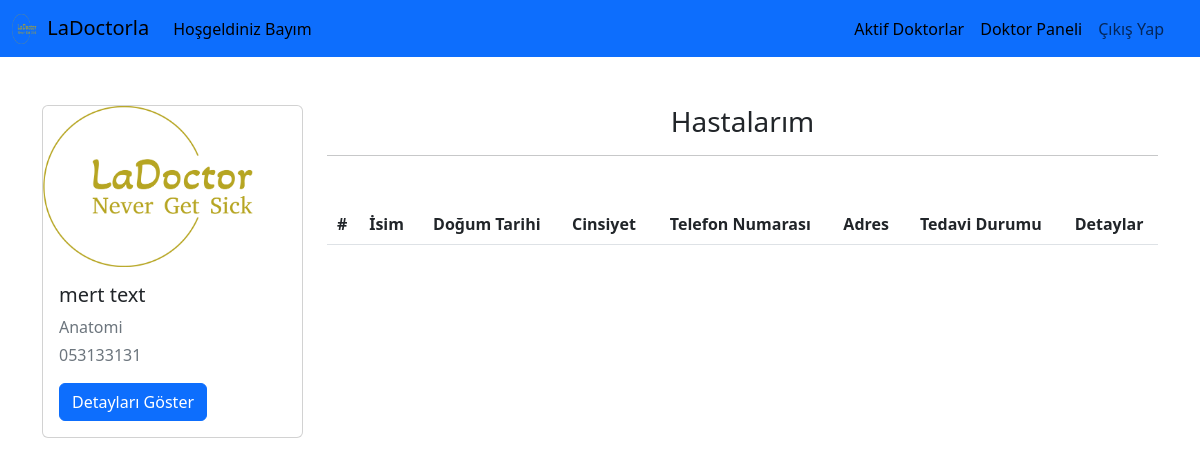
The app's page /doctor_profile/ (signed in) with its own data.
### user/models.py (models this page shows, shortened)
class Doctor(models.Model):
    doctorID = models.AutoField(primary_key=True)
    name = models.CharField(max_length=100)
    surname = models.CharField(max_length=100)
    email = models.EmailField()
    username = models.CharField(max_length=100)
    password = models.CharField(max_length=100)
    birthdate = models.DateField()
    gender = models.CharField(max_length=10)
    phone = models.CharField(max_length=15)
    address = models.TextField()
    department = models.CharField(max_length=100)
    hospital = models.CharField(max_length=100)
    is_active = models.BooleanField(default=False)
    created_date = models.DateTimeField(auto_now_add=True)

### user/views.py (the view)
# urls.py: path('doctor_profile/', userviews.doctor_profile,name="doctor_profile"),
def doctor_profile(request):
    doctor = Doctor.objects.get(doctorID=request.session['doctor_id'])
    appointments = Appointment.objects.filter(doctor=doctor,is_taken=True)
    for i in appointments:
        print(i.patient.gender)
    return render(request, 'doctor_profile.html',{"doctor":doctor,"apps":appointments})

### templates/doctor_profile.html (shortened to what this page needs)
{% extends "layout.html" %}
{% load static %}
{% block body %}
<div class="row">
  <div class="col-md-3 d-flex align-items-center">
    <div class="card" style="width: 18rem">
      <img
        src="{% static 'img/ladoctor/ladoctor-logo-zip-file/png/logo-no-background.png' %}"
        class="card-img-top"
        alt="..."
      />
      <div class="card-body">
        <h5 class="card-title">{{doctor.name}} {{doctor.surname}}</h5>
        <p class="text-secondary mb-1">{{ doctor.department }}</p>
        <p class="text-secondary mb-3">{{ doctor.phone }}</p>
        <button
          type="button"
          class="btn btn-primary"
          data-bs-toggle="modal"
          data-bs-target="#exampleModal"
        >
          Detayları Göster
        </button>
      </div>
    </div>
  </div>
  <div class="col-md-9">
    <h3 class="text-center">Hastalarım</h3>
    <hr />
    <table id="" class="table table-hover table-striped mt-5 text-center">
      <thead>
        <tr>
          <th scope="col">#</th>
          <th scope="col">İsim</th>
          <th scope="col">Doğum Tarihi</th>
          <th scope="col">Cinsiyet</th>
          <th scope="col">Telefon Numarası</th>
          <th scope="col">Adres</th>
          <th scope="col">Tedavi Durumu</th>
          <th scope="col">Detaylar</th>
        </tr>
      </thead>
    </table>
  </div>
</div>
{% endblock body %}

### records on screen
Doctor: name "mert", surname "text", department "Anatomi", phone "053133131"
